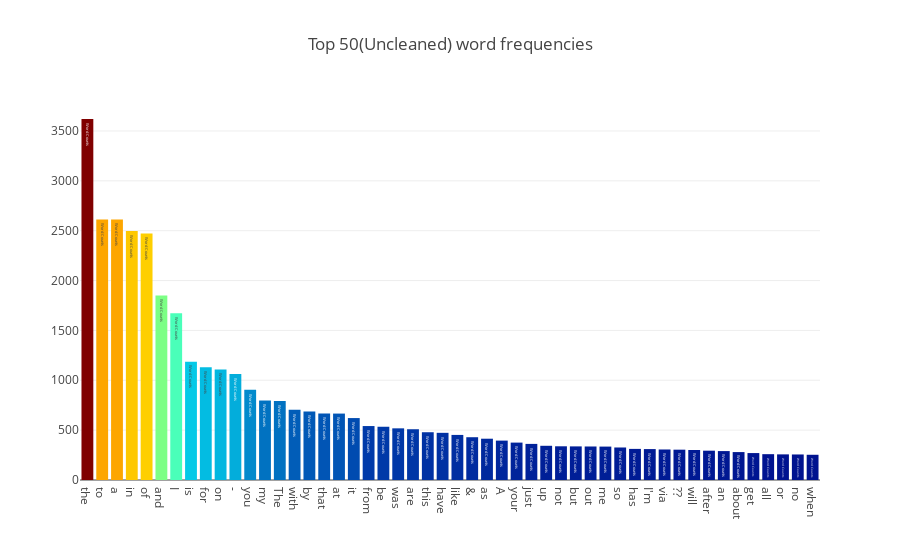

The notebook cell saved with this chart:
### Code cell
all_words = disaster.text.str.split(expand=True).unstack().value_counts()

data = [go.Bar(
    x = all_words.index.values[:50],
    y = all_words.values[:50],
    marker = dict(colorscale='Jet', color = all_words.values[:100]),
    text = 'Word Counts'
)]

layout = go.Layout(
    title = "Top 50(Uncleaned) word frequencies"
)

fig = go.Figure(data=data, layout=layout)

py.iplot(fig, filename='basic-bar')

### Figure 1 — Plotly figure (JSON) as saved in the notebook; plotly's stock layout.template omitted (floating-point values rounded to 4 significant figures)
{"data": [{"marker": {"color": [3620, 2613, 2612, 2496, 2472, 1849, 1672, 1187, 1131, 1109, 1063, 906, 797, 793, 704, 687, 668, 666, 621, 541, 534, 518, 509, 479, 473, 452, 429, 414, 395, 375, 362, 343, 338, 337, 336, 335, 326, 312, 310, 306, 304, 301, 294, 290, 280, 270, 259, 257, 256, 253, 238, 230, 225, 214, 214, 214, 213, 213, 210, 207, 205, 205, 203, 202, 200, 200, 197, 194, 184, 178, 175, 174, 173, 169, 169, 166, 164, 164, 157, 150, 145, 142, 142, 141, 141, 140, 139, 134, 133, 130, 129, 129, 129, 128, 127, 127, 124, 124, 122, 118], "colorscale": "Jet"}, "text": "Word Counts", "type": "bar", "uid": "df7be5d6-9376-46a2-842f-75c64da61209", "x": ["the", "to", "a", "in", "of", "and", "I", "is", "for", "on", "-", "you", "my", "The", "with", "by", "that", "at", "it", "from", "be", "was", "are", "this", "have", "like", "&amp;", "as", "A", "your", "just", "up", "not", "but", "out", "me", "so", "has", "I'm", "via", "??", "will", "after", "an", "about", "get", "all", "or", "no", "when"], "y": [3620, 2613, 2612, 2496, 2472, 1849, 1672, 1187, 1131, 1109, 1063, 906, 797, 793, 704, 687, 668, 666, 621, 541, 534, 518, 509, 479, 473, 452, 429, 414, 395, 375, 362, 343, 338, 337, 336, 335, 326, 312, 310, 306, 304, 301, 294, 290, 280, 270, 259, 257, 256, 253]}], "layout": {"title": {"text": "Top 50(Uncleaned) word frequencies"}}}
